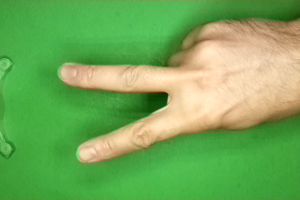
#> input picture 2023.01/01.06.d68_dl/raw_data/s/m5ykDPqbTkPOEgWW.png, 300 x 200 px; its folder holds only this picture in this run
$ python 'ex01_image_resize copy.py'
#> lines starting #> are read from the running program, lines starting #| are printed output that depends on the picture
#> further down, image is the input picture: PIL image 300x200 RGB; mean R, G, B 115.2, 170.8, 88.9
from PIL import Image # pip install Pillow
import os
import glob

def expand2square(pil_img, background_color) :
#> called with background_color = (204, 255, 255)
    width, height = pil_img.size
#> width = 300; height = 200
    if width == height :
        return pil_img
    elif width > height :
        result = Image.new(pil_img.mode, (width, width), background_color)
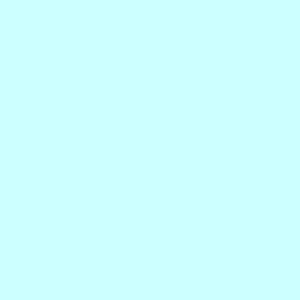
#> result: PIL image 300x300 RGB; mean R, G, B 204, 255, 255
        # image add(추가할 이미지, 붙일 위치(가로, 세로))
        result.paste(pil_img, (0, (width - height) // 2))
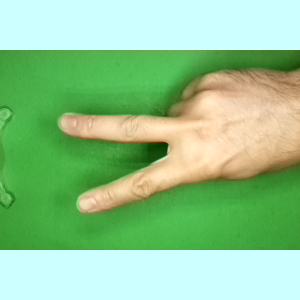
#> result: PIL image 300x300 RGB; mean R, G, B 144.8, 198.8, 144.3
        return result
    else :
        result = Image.new(pil_img.mode, (height, height), background_color)
        result.paste(pil_img, ((height - width) // 2, 0))
        return result

file_path = "./2023.01/01.06.d68_dl/raw_data"   # 위치 자신의 파일경로에 맞게 변경 필요 !!!
image_list = glob.glob(os.path.join(file_path, "*", "*"))

for item_path in image_list:
    newfile_path = item_path.replace("raw_data", "resize_data") # raw_data -> resize_data
    image = Image.open(item_path)
    new_image = expand2square(image, (204,255,255))      # 정사각형화, 뒷배경 하늘색

    # 확장자 변환 (raw_data 확장자에 따라 수정 필요)

    newfile_path = newfile_path.replace(".jpg", ".png")         # png로 변환
    # newfile_path = newfile_path.replace(".jpeg", ".png")
    # newfile_path = newfile_path.replace(".PNG", ".png")
    # newfile_path = newfile_path.replace(".JPG", ".png")
    new_image.save(newfile_path)
